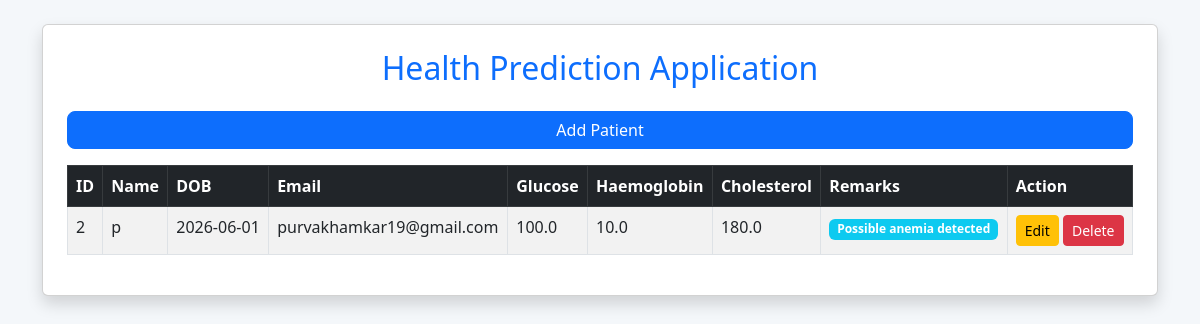
Before: / with the older database file.
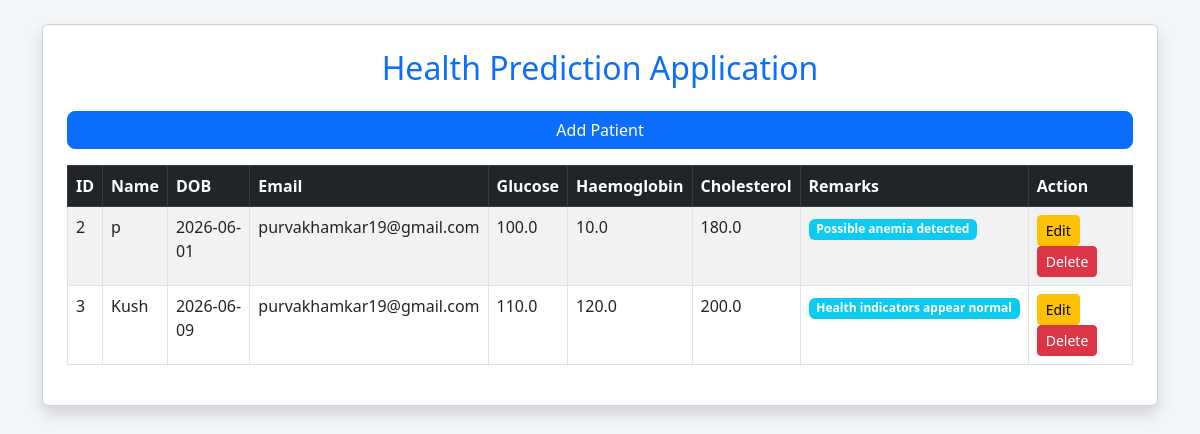
After: the same page with the newer database file.
### tables this page shows
CREATE TABLE patients (
    id INTEGER PRIMARY KEY AUTOINCREMENT,
    fullname TEXT NOT NULL,
    dob TEXT NOT NULL,
    email TEXT NOT NULL,
    glucose REAL NOT NULL,
    haemoglobin REAL NOT NULL,
    cholesterol REAL NOT NULL,
    remarks TEXT
);

### app.py (the view)
@app.route('/')
def home():
    conn = sqlite3.connect('database.db')
    cursor = conn.cursor()
    cursor.execute("SELECT * FROM patients")
    patients = cursor.fetchall()
    conn.close()
    return render_template('index.html', patients=patients)

### templates/index.html (shortened to what this page needs)
<!DOCTYPE html>
<html>
<head>
<link href="https://cdn.jsdelivr.net/npm/bootstrap@5.3.0/dist/css/bootstrap.min.css" rel="stylesheet">
<link rel="stylesheet" href="{{ url_for('static', filename='style.css') }}">
</head>
<body>
<div class="container mt-4">
<div class="card p-4 shadow">
    <h2 class="mb-4">Health Prediction Application</h2>
    <a href="/add" class="btn btn-primary mb-3">
        Add Patient
    </a>
    <table class="table table-bordered table-striped">
        <thead class="table-dark">
            <tr>
                <th>ID</th>
                <th>Name</th>
                <th>DOB</th>
                <th>Email</th>
                <th>Glucose</th>
                <th>Haemoglobin</th>
                <th>Cholesterol</th>
                <th>Remarks</th>
                <th>Action</th>
            </tr>
        </thead>
        <tbody>
        {% for patient in patients %}
        <tr>
            <td>{{ patient[0] }}</td>
            <td>{{ patient[1] }}</td>
            <td>{{ patient[2] }}</td>
            <td>{{ patient[3] }}</td>
            <td>{{ patient[4] }}</td>
            <td>{{ patient[5] }}</td>
            <td>{{ patient[6] }}</td>
            <td>
                <span class="badge bg-info">
                    {{ patient[7] }}
                </span>
            </td>
            <td>
                <a href="/edit/{{ patient[0] }}"
                   class="btn btn-warning btn-sm">
                   Edit
                </a>
                <a href="/delete/{{ patient[0] }}"
                   class="btn btn-danger btn-sm">
                   Delete
                </a>
            </td>
        </tr>
        {% endfor %}
        </tbody>
    </table>
</div>
</div>
</body>
</html>

### templates/static/style.css (style rules this page uses)
body { background-color: #f4f7fa; }
.container { margin-top: 30px; }
h2 { text-align: center; color: #0d6efd; margin-bottom: 20px; }
.table { background-color: white; }
.btn-primary, .btn-success { border-radius: 8px; }
.card { box-shadow: 0 2px 10px rgba(0,0,0,0.1); }

Changed rows visible on the page:
added patients: id "3", fullname "Kush", dob "2026-06-09", email "purvakhamkar19@gmail.com", glucose "110.0", haemoglobin "120.0", cholesterol "200.0", remarks "Health indicators appear normal"
